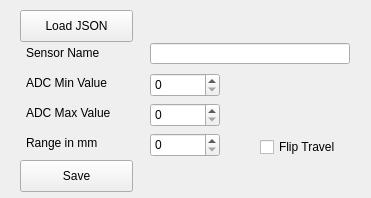
<?xml version="1.0" encoding="UTF-8"?>
<ui version="4.0">
 <class>new_sensor</class>
 <widget class="QWidget" name="new_sensor">
  <property name="geometry">
   <rect>
    <x>0</x>
    <y>0</y>
    <width>371</width>
    <height>198</height>
   </rect>
  </property>
  <property name="windowTitle">
   <string>New Sensor</string>
  </property>
  <widget class="QPushButton" name="load_json_bttn">
   <property name="geometry">
    <rect>
     <x>20</x>
     <y>10</y>
     <width>113</width>
     <height>32</height>
    </rect>
   </property>
   <property name="text">
    <string>Load JSON</string>
   </property>
  </widget>
  <widget class="QPushButton" name="save_bttn">
   <property name="geometry">
    <rect>
     <x>20</x>
     <y>160</y>
     <width>113</width>
     <height>32</height>
    </rect>
   </property>
   <property name="text">
    <string>Save</string>
   </property>
  </widget>
  <widget class="QLineEdit" name="lineEdit">
   <property name="geometry">
    <rect>
     <x>150</x>
     <y>43</y>
     <width>200</width>
     <height>21</height>
    </rect>
   </property>
  </widget>
  <widget class="QSpinBox" name="spinBox">
   <property name="geometry">
    <rect>
     <x>150</x>
     <y>73</y>
     <width>70</width>
     <height>24</height>
    </rect>
   </property>
  </widget>
  <widget class="QSpinBox" name="spinBox_2">
   <property name="geometry">
    <rect>
     <x>150</x>
     <y>103</y>
     <width>70</width>
     <height>24</height>
    </rect>
   </property>
  </widget>
  <widget class="QSpinBox" name="spinBox_3">
   <property name="geometry">
    <rect>
     <x>150</x>
     <y>133</y>
     <width>70</width>
     <height>24</height>
    </rect>
   </property>
  </widget>
  <widget class="QCheckBox" name="flip_travel_check">
   <property name="geometry">
    <rect>
     <x>260</x>
     <y>137</y>
     <width>87</width>
     <height>20</height>
    </rect>
   </property>
   <property name="text">
    <string>Flip Travel</string>
   </property>
  </widget>
  <widget class="QLabel" name="label">
   <property name="geometry">
    <rect>
     <x>26</x>
     <y>45</y>
     <width>100</width>
     <height>16</height>
    </rect>
   </property>
   <property name="text">
    <string>Sensor Name</string>
   </property>
  </widget>
  <widget class="QLabel" name="label_2">
   <property name="geometry">
    <rect>
     <x>26</x>
     <y>75</y>
     <width>100</width>
     <height>16</height>
    </rect>
   </property>
   <property name="text">
    <string>ADC Min Value</string>
   </property>
  </widget>
  <widget class="QLabel" name="label_3">
   <property name="geometry">
    <rect>
     <x>26</x>
     <y>105</y>
     <width>100</width>
     <height>16</height>
    </rect>
   </property>
   <property name="text">
    <string>ADC Max Value</string>
   </property>
  </widget>
  <widget class="QLabel" name="label_4">
   <property name="geometry">
    <rect>
     <x>26</x>
     <y>135</y>
     <width>100</width>
     <height>16</height>
    </rect>
   </property>
   <property name="text">
    <string>Range in mm</string>
   </property>
  </widget>
 </widget>
 <resources/>
 <connections/>
</ui>
